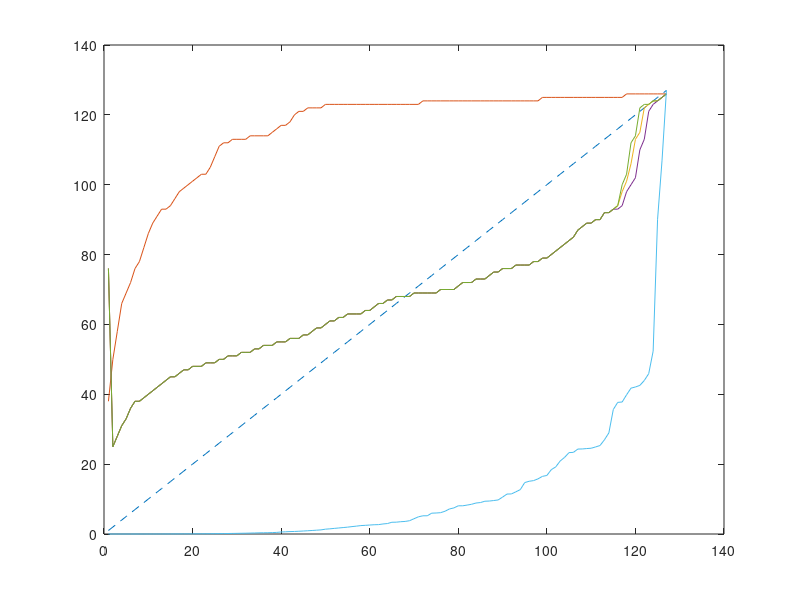

The MATLAB script that drew this image:

% Calibrate Drumgizmo power map to match that of a Roland e-drum module.
% Below functions are taken from powermap.cc from the Drumgizmo project.
%
%
% ./drumgizmo/drumgizmo -p close=1,position=0,diverse=0,random=0 -i midifile -I file=~/Schreibtisch/drumgizmo_snaretest.mid,midimap=~/edrumulus/tools/PearlMMX/Midimap.xml -o jackaudio ~/edrumulus/tools/PearlMMX/PearlMMX.xml
%
% x_3:
% settings.powermap_fixed2_x = 0.93;//0.95;
% settings.powermap_fixed2_y = 0.2;//0.3;
%
% x_2:
% settings.powermap_fixed2_y = 0.2;//0.3;
%
% x_1:
% settings.powermap_fixed0_x = 0.7;
% settings.powermap_fixed0_y = 0.05;
% settings.powermap_fixed1_x = 0.9;
% settings.powermap_fixed1_y = 0.1;
% settings.powermap_fixed2_x = 0.95;
% settings.powermap_fixed2_y = 0.3;

function calibrate_drumgizmo_velocity

x_roland = 10 .^ ([-63.865,-60.767,-57.64,-54.051,-52.247,-50.309,-48.511,-47.082,-45.155,-44.032,-42.526,-41.212,-40.206,-39.063,-38.203,-37.13,-36.192,-35.283,-34.546,-34.391,-33.583,-33.247,-32.624,-31.948,-31.253,-30.618,-30.052,-29.457,-28.871,-28.357,-27.767,-27.362,-26.764,-26.314,-25.787,-25.548,-25.35,-24.951,-24.415,-23.437,-23.014,-22.608,-22.413,-22.067,-21.724,-21.35,-21.01,-20.646,-20.324,-19.628,-19.336,-18.978,-18.67,-18.381,-18.106,-17.776,-17.507,-17.22,-17.088,-16.943,-16.803,-16.746,-16.449,-16.278,-15.773,-15.74,-15.572,-15.475,-15.233,-14.631,-14.118,-13.867,-13.86,-13.283,-13.246,-13.18,-12.9,-12.484,-12.305,-11.967,-11.966,-11.857,-11.739,-11.558,-11.494,-11.315,-11.29,-11.223,-11.149,-10.798,-10.454,-10.442,-10.217,-10,-9.3581,-9.249,-9.1946,-9.0551,-8.8625,-8.7959,-8.3854,-8.2022,-7.8392,-7.6261,-7.3654,-7.3499,-7.178,-7.1732,-7.1526,-7.1369,-7.0715,-7.0023,-6.7295,-6.4215,-5.519,-5.2762,-5.2646,-5.0334,-4.8305,-4.7959,-4.7495,-4.6087,-4.4192,-3.8489,-1.4902,-0.75066,-0.00053016] / 10) * 127;
x_3      = [76,25,28,31,33,36,38,38,39,40,41,42,43,44,45,45,46,47,47,48,48,48,49,49,49,50,50,51,51,51,52,52,52,53,53,54,54,54,55,55,55,56,56,56,57,57,58,59,59,60,61,61,62,62,63,63,63,63,64,64,65,66,66,67,67,68,68,68,68,69,69,69,69,69,69,70,70,70,70,71,72,72,72,73,73,73,74,75,75,76,76,76,77,77,77,77,78,78,79,79,80,81,82,83,84,85,87,88,89,89,90,90,92,92,93,94,100,103,112,114,122,123,123,124,124,125,126];
x_2      = [76,25,28,31,33,36,38,38,39,40,41,42,43,44,45,45,46,47,47,48,48,48,49,49,49,50,50,51,51,51,52,52,52,53,53,54,54,54,55,55,55,56,56,56,57,57,58,59,59,60,61,61,62,62,63,63,63,63,64,64,65,66,66,67,67,68,68,68,68,69,69,69,69,69,69,70,70,70,70,71,72,72,72,73,73,73,74,75,75,76,76,76,77,77,77,77,78,78,79,79,80,81,82,83,84,85,87,88,89,89,90,90,92,92,93,93,94,98,100,102,110,113,121,123,124,125,126];
x_1      = [76,25,28,31,33,36,38,38,39,40,41,42,43,44,45,45,46,47,47,48,48,48,49,49,49,50,50,51,51,51,52,52,52,53,53,54,54,54,55,55,55,56,56,56,57,57,58,59,59,60,61,61,62,62,63,63,63,63,64,64,65,66,66,67,67,68,68,68,68,69,69,69,69,69,69,70,70,70,70,71,72,72,72,73,73,73,74,75,75,76,76,76,77,77,77,77,78,78,79,79,80,81,82,83,84,85,87,88,89,89,90,90,92,92,93,94,98,101,106,113,115,122,123,124,124,125,126];
x_org    = [38,50,58,66,69,72,76,78,82,86,89,91,93,93,94,96,98,99,100,101,102,103,103,105,108,111,112,112,113,113,113,113,114,114,114,114,114,115,116,117,117,118,120,121,121,122,122,122,122,123,123,123,123,123,123,123,123,123,123,123,123,123,123,123,123,123,123,123,123,123,123,124,124,124,124,124,124,124,124,124,124,124,124,124,124,124,124,124,124,124,124,124,124,124,124,124,124,124,125,125,125,125,125,125,125,125,125,125,125,125,125,125,125,125,125,125,125,126,126,126,126,126,126,126,126,126,126];
close all; plot(1:127, '--'); hold on; plot(x_org); plot(x_1); plot(x_2); plot(x_3); plot(x_roland);


%	Powers X = shelf ? Powers{fixed[0].in, fixed[1].in, fixed[2].in}
%	                 : Powers{0., fixed[0].in, fixed[1].in, fixed[2].in, 1.};
%	Powers Y = shelf ? Powers{fixed[0].out, fixed[1].out, fixed[2].out}
%	                 : Powers{0., fixed[0].out, fixed[1].out, fixed[2].out, 1.};
%
%	auto slopes = calcSlopes(X, Y);
%
%	if (shelf)
%	{
%		assert(slopes.size() == 3);
%		this->m[1] = slopes[0];
%		this->m[2] = slopes[1];
%		this->m[3] = slopes[2];
%	}
%	else
%	{
%		assert(slopes.size() == 5);
%		for (std::size_t i = 0; i < m.size(); ++i)
%		{
%			this->m[i] = slopes[i];
%		}
%	}

end


function out = map(in)

% if (in < fixed[0].in)
% {
%   out = shelf ? fixed[0].out
%               : computeValue(in, {0.,0.}, fixed[0], m[0], m[1]);
% }
% else if (in < fixed[1].in)
% {
%   out = computeValue(in, fixed[0], fixed[1], m[1], m[2]);
% }
% else if (in < fixed[2].in)
% {
%   out = computeValue(in, fixed[1], fixed[2], m[2], m[3]);
% }
% else
% {
%   // in >= fixed[2].in
%   out = shelf ? fixed[2].out
%               : computeValue(in, fixed[2], {1.,1.}, m[3], m[4]);
% }

end


function y = computeValue(x, p0, p1, m0, m1)

% Power computeValue(const Power x, const PowerPair& P0, const PowerPair& P1,
%                    const Power m0, const Power m1)
% {
% 	const auto x0 = P0.in;
% 	const auto x1 = P1.in;
% 	const auto y0 = P0.out;
% 	const auto y1 = P1.out;
% 	const auto dx = x1 - x0;
% 	const auto x_prime = (x - x0)/dx;
%
% 	return
% 		h00(x_prime) * y0 +
% 		h10(x_prime) * dx * m0 +
% 		h01(x_prime) * y1 +
% 		h11(x_prime) * dx * m1;
% }

end


function y = h00(x)
  y = (1 + 2 * x) * pow(1 - x, 2);
end

function y = h10(x)
  y =  x * pow(1 - x, 2);
end

function y = h01(x)
  y = x * x * (3 - 2 * x);
end

function y = h11(x)
  y = x * x * (x - 1);
end


function z = calcSlopes(x, y)

% std::vector<float> Powermap::calcSlopes(const Powers& X, const Powers& Y)
% {
% 	Powers m(X.size());
%
% 	Powers d(X.size() - 1);
% 	Powers h(X.size() - 1);
% 	for (std::size_t i = 0; i < d.size(); ++i)
% 	{
% 		h[i] = X[i + 1] - X[i];
% 		d[i] = (Y[i + 1] - Y[i]) / h[i];
% 	}
%
% 	m.front() = d.front();
% 	for (std::size_t i = 1; i < m.size() - 1; ++i)
% 	{
% 		m[i] = (d[i - 1] + d[i]) / 2.;
% 	}
% 	m.back() = d.back();
%
% 	for (std::size_t i = 1; i < m.size() - 1; ++i)
% 	{
% 		const auto min_d = 2*std::min(d[i - 1], d[i]);
% 		m[i] =
% 			std::min<float>(min_d,
% 			                (h[i] * d[i - 1] + h[i - 1] * d[i]) / (h[i - 1] + h[i]));
% 	}
%
% 	return m;
% }

end


